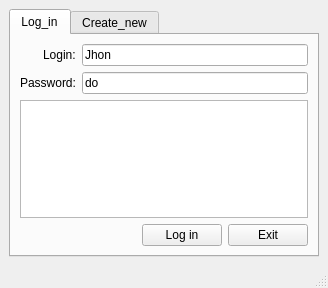
<?xml version="1.0" encoding="UTF-8"?>
<ui version="4.0">
 <class>MainWindow</class>
 <widget class="QMainWindow" name="MainWindow">
  <property name="geometry">
   <rect>
    <x>0</x>
    <y>0</y>
    <width>328</width>
    <height>288</height>
   </rect>
  </property>
  <property name="windowTitle">
   <string>MainWindow</string>
  </property>
  <widget class="QWidget" name="centralwidget">
   <layout class="QGridLayout" name="gridLayout">
    <item row="0" column="0">
     <widget class="QTabWidget" name="tabWidget">
      <property name="currentIndex">
       <number>0</number>
      </property>
      <widget class="QWidget" name="tab">
       <attribute name="title">
        <string>Log_in</string>
       </attribute>
       <layout class="QGridLayout" name="gridLayout_3">
        <item row="2" column="0">
         <layout class="QHBoxLayout" name="horizontalLayout_2">
          <item>
           <spacer name="horizontalSpacer_2">
            <property name="orientation">
             <enum>Qt::Horizontal</enum>
            </property>
            <property name="sizeHint" stdset="0">
             <size>
              <width>40</width>
              <height>20</height>
             </size>
            </property>
           </spacer>
          </item>
          <item>
           <widget class="QPushButton" name="LogButton">
            <property name="text">
             <string>Log in</string>
            </property>
           </widget>
          </item>
          <item>
           <widget class="QPushButton" name="ExitButtonI">
            <property name="text">
             <string>Exit</string>
            </property>
           </widget>
          </item>
         </layout>
        </item>
        <item row="0" column="0">
         <layout class="QFormLayout" name="formLayout_2">
          <property name="labelAlignment">
           <set>Qt::AlignRight|Qt::AlignTrailing|Qt::AlignVCenter</set>
          </property>
          <item row="0" column="0">
           <widget class="QLabel" name="label_4">
            <property name="text">
             <string>Login:</string>
            </property>
           </widget>
          </item>
          <item row="0" column="1">
           <widget class="QLineEdit" name="LogLogin">
            <property name="text">
             <string>Jhon</string>
            </property>
           </widget>
          </item>
          <item row="1" column="0">
           <widget class="QLabel" name="label_5">
            <property name="text">
             <string>Password:</string>
            </property>
           </widget>
          </item>
          <item row="1" column="1">
           <widget class="QLineEdit" name="LogPassw">
            <property name="text">
             <string>do</string>
            </property>
           </widget>
          </item>
         </layout>
        </item>
        <item row="1" column="0">
         <widget class="QListWidget" name="LogText"/>
        </item>
       </layout>
      </widget>
      <widget class="QWidget" name="tab_2">
       <attribute name="title">
        <string>Create_new</string>
       </attribute>
       <layout class="QGridLayout" name="gridLayout_2">
        <item row="1" column="0">
         <widget class="QListWidget" name="CrText"/>
        </item>
        <item row="0" column="0">
         <layout class="QFormLayout" name="formLayout">
          <property name="labelAlignment">
           <set>Qt::AlignRight|Qt::AlignTrailing|Qt::AlignVCenter</set>
          </property>
          <property name="formAlignment">
           <set>Qt::AlignRight|Qt::AlignTop|Qt::AlignTrailing</set>
          </property>
          <item row="0" column="0">
           <widget class="QLabel" name="label">
            <property name="text">
             <string>Login:</string>
            </property>
           </widget>
          </item>
          <item row="1" column="0">
           <widget class="QLabel" name="label_2">
            <property name="text">
             <string>Password:</string>
            </property>
           </widget>
          </item>
          <item row="2" column="0">
           <widget class="QLabel" name="label_3">
            <property name="text">
             <string>Password again:</string>
            </property>
           </widget>
          </item>
          <item row="2" column="1">
           <widget class="QLineEdit" name="CrPasswII"/>
          </item>
          <item row="1" column="1">
           <widget class="QLineEdit" name="CrPassw"/>
          </item>
          <item row="0" column="1">
           <widget class="QLineEdit" name="CrLogin"/>
          </item>
         </layout>
        </item>
        <item row="2" column="0">
         <layout class="QHBoxLayout" name="horizontalLayout">
          <item>
           <spacer name="horizontalSpacer">
            <property name="orientation">
             <enum>Qt::Horizontal</enum>
            </property>
            <property name="sizeHint" stdset="0">
             <size>
              <width>40</width>
              <height>20</height>
             </size>
            </property>
           </spacer>
          </item>
          <item>
           <widget class="QPushButton" name="CrButton">
            <property name="text">
             <string>Create account</string>
            </property>
           </widget>
          </item>
          <item>
           <widget class="QPushButton" name="ExitButtonII">
            <property name="text">
             <string>Exit</string>
            </property>
           </widget>
          </item>
         </layout>
        </item>
       </layout>
      </widget>
     </widget>
    </item>
   </layout>
  </widget>
  <widget class="QMenuBar" name="menubar">
   <property name="geometry">
    <rect>
     <x>0</x>
     <y>0</y>
     <width>328</width>
     <height>21</height>
    </rect>
   </property>
  </widget>
  <widget class="QStatusBar" name="statusbar"/>
 </widget>
 <resources/>
 <connections/>
</ui>
